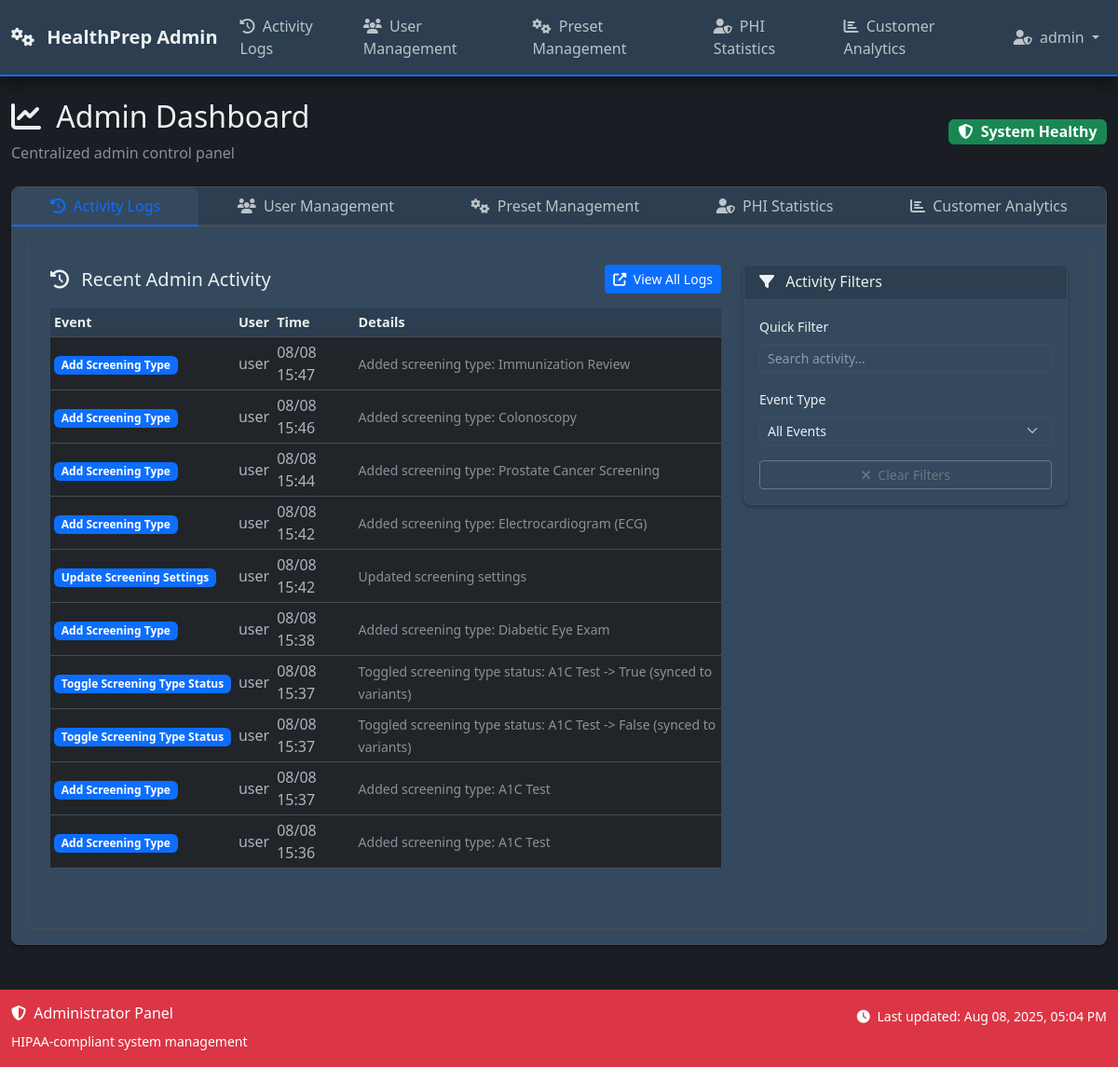
The page /admin/dashboard/logs (signed in) on the database its author committed.
### models.py (models this page shows, shortened)
class User(UserMixin, db.Model):
    __tablename__ = 'users'
    id = db.Column(db.Integer, primary_key=True)
    username = db.Column(db.String(80), nullable=False)  # Unique within organization
    email = db.Column(db.String(120), nullable=False)  # Unique within organization
    password_hash = db.Column(db.String(255), nullable=False)
    role = db.Column(db.String(20), default='nurse', nullable=False)  # 'root_admin', 'admin', 'MA', 'nurse'
    is_admin = db.Column(db.Boolean, default=False, nullable=False)  # Kept for backward compatibility
    is_active_user = db.Column(db.Boolean, default=True, nullable=False)
    is_root_admin = db.Column(db.Boolean, default=False, nullable=False)  # Super admin for managing all organizations
    org_id = db.Column(db.Integer, db.ForeignKey('organizations.id'), nullable=True)  # Nullable for root admins
    epic_user_id = db.Column(db.String(100))  # Epic user ID for mapping
    two_factor_enabled = db.Column(db.Boolean, default=False)
    session_timeout_minutes = db.Column(db.Integer, default=30)
    last_activity = db.Column(db.DateTime, default=datetime.utcnow)
    failed_login_attempts = db.Column(db.Integer, default=0)
    locked_until = db.Column(db.DateTime)
    created_at = db.Column(db.DateTime, default=datetime.utcnow)
    last_login = db.Column(db.DateTime, default=datetime.utcnow)
    created_by = db.Column(db.Integer, db.ForeignKey('users.id'))
    updated_at = db.Column(db.DateTime, default=datetime.utcnow, onupdate=datetime.utcnow)
    __table_args__ = (
        db.UniqueConstraint('username', 'org_id', name='unique_username_per_org'),
        db.UniqueConstraint('email', 'org_id', name='unique_email_per_org'),
    )
    def is_admin_user(self):
        return self.role == 'admin' or self.is_admin or self.is_root_admin
    def update_activity(self):
        self.last_activity = datetime.utcnow()
    @property
    def is_active(self):
        return self.is_active_user
    @property
    def role_display(self):
        role_names = {
            'root_admin': 'Root Administrator',
            'admin': 'Administrator',
            'MA': 'Medical Assistant',
            'nurse': 'Nurse'
        }
        return role_names.get(self.role, self.role.title())

class AdminLog(db.Model):
    __tablename__ = 'admin_logs'
    id = db.Column(db.Integer, primary_key=True)
    timestamp = db.Column(db.DateTime, default=datetime.utcnow)
    event_type = db.Column(db.String(50))
    user_id = db.Column(db.Integer, db.ForeignKey('users.id'))
    org_id = db.Column(db.Integer, db.ForeignKey('organizations.id'), nullable=False)  # Organization scope
    ip_address = db.Column(db.String(45))
    patient_id = db.Column(db.Integer, db.ForeignKey('patient.id'))  # Patient accessed (if applicable)
    resource_type = db.Column(db.String(50))  # Type of resource accessed (patient, document, screening)
    resource_id = db.Column(db.Integer)  # ID of specific resource
    action_details = db.Column(db.Text)  # Human-readable action description
    data = db.Column(db.JSON)  # Additional structured data
    session_id = db.Column(db.String(100))  # Session identifier
    user_agent = db.Column(db.Text)  # Browser/client information
    user = db.relationship('User', backref=db.backref('admin_logs', lazy=True))
    organization = db.relationship('Organization', backref=db.backref('admin_logs', lazy=True))
    patient = db.relationship('Patient', backref=db.backref('access_logs', lazy=True))

### routes/admin_routes.py (the view)
@admin_bp.route('/dashboard/logs')
@login_required
@admin_required
def dashboard_logs():
    try:
        data = get_dashboard_data()
        data['active_tab'] = 'activity'
        return render_template('admin/dashboard.html', **data)
    except Exception as e:
        logger.error(f"Error in dashboard logs: {str(e)}")
        flash('Error loading dashboard', 'error')
        return render_template('error/500.html'), 500

### templates/admin/dashboard.html (shortened to what this page needs)
{% extends 'base_admin.html' %}
{% block extra_css %}
<link rel="stylesheet" href="https://cdn.datatables.net/1.13.4/css/dataTables.bootstrap5.min.css">
{% endblock %}
{% block content %}
<div class="d-flex justify-content-between align-items-center mb-4">
    <div>
        <h2>
            <i class="fas fa-chart-line me-2"></i>
            Admin Dashboard
        </h2>
        <p class="text-muted mb-0">Centralized admin control panel</p>
    </div>
    <div>
        <span class="badge bg-success fs-6">
            <i class="fas fa-shield-alt me-1"></i>
            System Healthy
        </span>
    </div>
</div>
<div class="card">
    <div class="card-header p-0">
        <nav>
            <div class="nav nav-tabs d-flex" id="nav-tab" role="tablist" style="white-space: nowrap;">
                <a class="nav-link flex-fill text-center small {{ 'active' if active_tab == 'activity' else '' }}" href="{{ url_for('admin.dashboard_logs') }}" style="min-width: 0; padding: 0.5rem 0.25rem;">
                    <i class="fas fa-history me-1"></i>
                    <span class="d-none d-md-inline">Activity Logs</span>
                </a>
                <a class="nav-link flex-fill text-center small {{ 'active' if active_tab == 'users' else '' }}" href="{{ url_for('admin.dashboard_users') }}" style="min-width: 0; padding: 0.5rem 0.25rem;">
                    <i class="fas fa-users me-1"></i>
                    <span class="d-none d-md-inline">User Management</span>
                </a>
                <a class="nav-link flex-fill text-center small {{ 'active' if active_tab == 'presets' else '' }}" href="{{ url_for('admin.dashboard_presets') }}" style="min-width: 0; padding: 0.5rem 0.25rem;">
                    <i class="fas fa-cogs me-1"></i>
                    <span class="d-none d-md-inline">Preset Management</span>
                </a>
                <a class="nav-link flex-fill text-center small {{ 'active' if active_tab == 'phi' else '' }}" href="{{ url_for('admin.dashboard_phi') }}" style="min-width: 0; padding: 0.5rem 0.25rem;">
                    <i class="fas fa-user-shield me-1"></i>
                    <span class="d-none d-md-inline">PHI Statistics</span>
                </a>
                <a class="nav-link flex-fill text-center small {{ 'active' if active_tab == 'analytics' else '' }}" href="{{ url_for('admin.dashboard_analytics') }}" style="min-width: 0; padding: 0.5rem 0.25rem;">
                    <i class="fas fa-chart-bar me-1"></i>
                    <span class="d-none d-md-inline">Customer Analytics</span>
                </a>
            </div>
        </nav>
    </div>
    <div class="card-body">
        <div class="tab-content" id="nav-tabContent">
            <div class="tab-pane fade {{ 'show active' if active_tab == 'activity' else '' }}" id="nav-activity" role="tabpanel" aria-labelledby="nav-activity-tab">
                <div class="row">
                    <div class="col-lg-8 mb-4">
                        <div class="d-flex justify-content-between align-items-center mb-3">
                            <h5 class="mb-0">
                                <i class="fas fa-history me-2"></i>
                                Recent Admin Activity
                            </h5>
                            <a href="{{ url_for('admin.logs') }}" class="btn btn-sm btn-primary">
                                <i class="fas fa-external-link-alt me-1"></i>
                                View All Logs
                            </a>
                        </div>
                        {% if recent_logs %}
                        <div class="table-responsive">
                            <table id="activityTable" class="table table-hover table-sm">
                                <thead>
                                    <tr>
                                        <th>Event</th>
                                        <th>User</th>
                                        <th>Time</th>
                                        <th>Details</th>
                                    </tr>
                                </thead>
                                <tbody>
                                    {% for log in recent_logs %}
                                    <tr>
                                        <td>
                                            <span class="badge bg-primary">{{ log.event_type.replace('_', ' ').title() if log.event_type else 'Unknown' }}</span>
                                        </td>
                                        <td>{{ log.user.username if log.user else 'System' }}</td>
                                        <td>{{ log.timestamp.strftime('%m/%d %H:%M') }}</td>
                                        <td>
                                            <small class="text-muted">{{ log.data.get('description', '') if log.data else '' }}</small>
                                        </td>
                                    </tr>
                                    {% endfor %}
                                </tbody>
                            </table>
                        </div>
                        {% else %}
                        <div class="text-center py-5">
                            <i class="fas fa-clipboard-list fa-3x text-muted mb-3"></i>
                            <h5 class="text-muted">No Recent Activity</h5>
                            <p class="text-muted">Admin actions will appear here</p>
                        </div>
                        {% endif %}
                    </div>
                    <div class="col-lg-4">
                        <div class="card">
                            <div class="card-header">
                                <h6 class="mb-0">
                                    <i class="fas fa-filter me-2"></i>
                                    Activity Filters
                                </h6>
                            </div>
                            <div class="card-body">
                                <div class="mb-3">
                                    <label class="form-label small">Quick Filter</label>
                                    <input type="text" id="activitySearch" class="form-control form-control-sm" placeholder="Search activity...">
                                </div>
                                <div class="mb-3">
                                    <label class="form-label small">Event Type</label>
                                    <select id="eventTypeFilter" class="form-select form-select-sm">
                                        <option value="">All Events</option>
                                    </select>
                                </div>
                                <div class="d-grid gap-2">
                                    <button id="clearFilters" class="btn btn-sm btn-outline-secondary">
                                        <i class="fas fa-times me-1"></i>
                                        Clear Filters
                                    </button>
                                </div>
                            </div>
                        </div>
                    </div>
                </div>
            </div>
        </div>
    </div>
</div>
{% endblock %}

### templates/base_admin.html (shortened to what this page needs)
<!DOCTYPE html>
<html lang="en" data-bs-theme="dark">
<head>
    <link href="https://cdn.jsdelivr.net/npm/bootstrap@5.3.0/dist/css/bootstrap.min.css" rel="stylesheet">
    <link href="https://cdnjs.cloudflare.com/ajax/libs/font-awesome/6.4.0/css/all.min.css" rel="stylesheet">
    <link href="{{ url_for('static', filename='css/custom.css') }}" rel="stylesheet">
    <link href="{{ url_for('static', filename='css/loading-states.css') }}" rel="stylesheet">
    {% block extra_css %}{% endblock %}
</head>
<body>
    <nav class="navbar navbar-expand-lg navbar-dark bg-danger">
        <div class="container">
            <a class="navbar-brand" href="{{ url_for('admin.dashboard') }}">
                <i class="fas fa-cogs me-2"></i>
                HealthPrep Admin
            </a>
            <div class="collapse navbar-collapse" id="adminNavbar">
                <ul class="navbar-nav me-auto">
                    <li class="nav-item">
                        <a class="nav-link" href="{{ url_for('admin.dashboard_logs') }}">
                            <i class="fas fa-history me-1"></i> Activity Logs
                        </a>
                    </li>
                    <li class="nav-item">
                        <a class="nav-link" href="{{ url_for('admin.users_list') }}">
                            <i class="fas fa-users me-1"></i> User Management
                        </a>
                    </li>
                    <li class="nav-item">
                        <a class="nav-link" href="{{ url_for('admin.dashboard_presets') }}">
                            <i class="fas fa-cogs me-1"></i> Preset Management
                        </a>
                    </li>
                    <li class="nav-item">
                        <a class="nav-link" href="{{ url_for('admin.dashboard_phi') }}">
                            <i class="fas fa-user-shield me-1"></i> PHI Statistics
                        </a>
                    </li>
                    <li class="nav-item">
                        <a class="nav-link" href="{{ url_for('admin.dashboard_analytics') }}">
                            <i class="fas fa-chart-bar me-1"></i> Customer Analytics
                        </a>
                    </li>
                </ul>
                <ul class="navbar-nav">
                    <li class="nav-item dropdown">
                        <a class="nav-link dropdown-toggle" href="#" id="adminUserDropdown" role="button" data-bs-toggle="dropdown">
                            <i class="fas fa-user-shield me-1"></i> {{ current_user.username }}
                        </a>
                    </li>
                </ul>
            </div>
        </div>
    </nav>
    <main class="container-fluid my-4">
        {% block content %}{% endblock %}
    </main>
    <footer class="bg-danger text-white py-3 mt-5">
        <div class="container">
            <div class="row">
                <div class="col-md-6">
                    <h6><i class="fas fa-shield-alt me-1"></i> Administrator Panel</h6>
                    <small>HIPAA-compliant system management</small>
                </div>
                <div class="col-md-6 text-end">
                    <small>
                        <i class="fas fa-clock me-1"></i>
                        Last updated: <span id="lastUpdated"></span>
                    </small>
                </div>
            </div>
        </div>
    </footer>
</body>
</html>

### rows shown on the page
User: username "admin"
AdminLog: event_type.replace "Add Screening Type", user "user", timestamp "08/08 15:47", data "Added screening type: Immunization Review"
AdminLog: event_type.replace "Add Screening Type", user "user", timestamp "08/08 15:46", data "Added screening type: Colonoscopy"
AdminLog: event_type.replace "Add Screening Type", user "user", timestamp "08/08 15:44", data "Added screening type: Prostate Cancer Screening"
AdminLog: event_type.replace "Add Screening Type", user "user", timestamp "08/08 15:42", data "Added screening type: Electrocardiogram (ECG)"
AdminLog: event_type.replace "Update Screening Settings", user "user", timestamp "08/08 15:42", data "Updated screening settings"
AdminLog: event_type.replace "Add Screening Type", user "user", timestamp "08/08 15:38", data "Added screening type: Diabetic Eye Exam"
AdminLog: event_type.replace "Toggle Screening Type Status", user "user", timestamp "08/08 15:37", data "Toggled screening type status: A1C Test -> True (synced to variants)"
AdminLog: event_type.replace "Toggle Screening Type Status", user "user", timestamp "08/08 15:37", data "Toggled screening type status: A1C Test -> False (synced to variants)"
AdminLog: event_type.replace "Add Screening Type", user "user", timestamp "08/08 15:37", data "Added screening type: A1C Test"
AdminLog: event_type.replace "Add Screening Type", user "user", timestamp "08/08 15:36", data "Added screening type: A1C Test"
